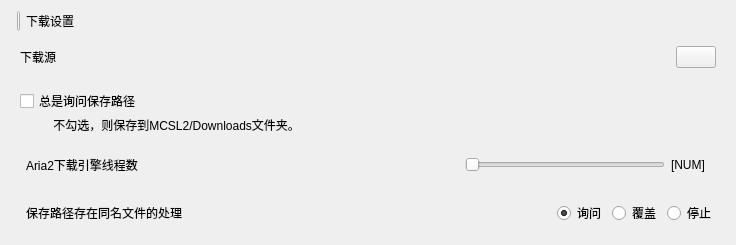
        <widget class="CardWidget" name="downloadSettings">
         <property name="sizePolicy">
          <sizepolicy hsizetype="Expanding" vsizetype="Fixed">
           <horstretch>0</horstretch>
           <verstretch>0</verstretch>
          </sizepolicy>
         </property>
         <property name="minimumSize">
          <size>
           <width>630</width>
           <height>245</height>
          </size>
         </property>
         <property name="maximumSize">
          <size>
           <width>16777215</width>
           <height>245</height>
          </size>
         </property>
         <layout class="QGridLayout" name="gridLayout_10">
          <item row="0" column="2">
           <widget class="StrongBodyLabel" name="downloadSettingsTitle">
            <property name="text">
             <string>下载设置</string>
            </property>
           </widget>
          </item>
          <item row="2" column="0" colspan="4">
           <widget class="QWidget" name="alwaysAskSaveDirectory" native="true">
            <property name="sizePolicy">
             <sizepolicy hsizetype="Expanding" vsizetype="Fixed">
              <horstretch>0</horstretch>
              <verstretch>0</verstretch>
             </sizepolicy>
            </property>
            <property name="minimumSize">
             <size>
              <width>0</width>
              <height>60</height>
             </size>
            </property>
            <property name="maximumSize">
             <size>
              <width>16777215</width>
              <height>60</height>
             </size>
            </property>
            <layout class="QGridLayout" name="gridLayout_14">
             <item row="0" column="1" rowspan="2">
              <spacer name="alwaysAskSaveDirectorySpacer">
               <property name="orientation">
                <enum>Qt::Horizontal</enum>
               </property>
               <property name="sizeHint" stdset="0">
                <size>
                 <width>317</width>
                 <height>39</height>
                </size>
               </property>
              </spacer>
             </item>
             <item row="1" column="0">
              <widget class="BodyLabel" name="alwaysAskSaveDirectoryInfo">
               <property name="text">
                <string>          不勾选，则保存到MCSL2/Downloads文件夹。</string>
               </property>
              </widget>
             </item>
             <item row="0" column="0">
              <widget class="CheckBox" name="alwaysAskSaveDirectoryCheckBox">
               <property name="text">
                <string>总是询问保存路径</string>
               </property>
              </widget>
             </item>
            </layout>
           </widget>
          </item>
          <item row="3" column="1" colspan="3">
           <widget class="QWidget" name="aria2Thread" native="true">
            <property name="sizePolicy">
             <sizepolicy hsizetype="Expanding" vsizetype="Fixed">
              <horstretch>0</horstretch>
              <verstretch>0</verstretch>
             </sizepolicy>
            </property>
            <layout class="QHBoxLayout" name="horizontalLayout_55">
             <item>
              <widget class="BodyLabel" name="aria2ThreadTitle">
               <property name="sizePolicy">
                <sizepolicy hsizetype="Fixed" vsizetype="Fixed">
                 <horstretch>0</horstretch>
                 <verstretch>0</verstretch>
                </sizepolicy>
               </property>
               <property name="text">
                <string>Aria2下载引擎线程数</string>
               </property>
              </widget>
             </item>
             <item>
              <spacer name="aria2ThreadSpacer">
               <property name="orientation">
                <enum>Qt::Horizontal</enum>
               </property>
               <property name="sizeHint" stdset="0">
                <size>
                 <width>321</width>
                 <height>20</height>
                </size>
               </property>
              </spacer>
             </item>
             <item>
              <widget class="Slider" name="aria2ThreadSlider">
               <property name="sizePolicy">
                <sizepolicy hsizetype="Fixed" vsizetype="Fixed">
                 <horstretch>0</horstretch>
                 <verstretch>0</verstretch>
                </sizepolicy>
               </property>
               <property name="minimumSize">
                <size>
                 <width>200</width>
                 <height>24</height>
                </size>
               </property>
               <property name="maximumSize">
                <size>
                 <width>200</width>
                 <height>24</height>
                </size>
               </property>
               <property name="focusPolicy">
                <enum>Qt::NoFocus</enum>
               </property>
               <property name="minimum">
                <number>1</number>
               </property>
               <property name="maximum">
                <number>16</number>
               </property>
               <property name="sliderPosition">
                <number>1</number>
               </property>
               <property name="orientation">
                <enum>Qt::Horizontal</enum>
               </property>
               <property name="invertedAppearance">
                <bool>false</bool>
               </property>
               <property name="invertedControls">
                <bool>false</bool>
               </property>
               <property name="tickPosition">
                <enum>QSlider::NoTicks</enum>
               </property>
               <property name="tickInterval">
                <number>1</number>
               </property>
              </widget>
             </item>
             <item>
              <widget class="BodyLabel" name="aria2ThreadNum">
               <property name="sizePolicy">
                <sizepolicy hsizetype="Fixed" vsizetype="Fixed">
                 <horstretch>0</horstretch>
                 <verstretch>0</verstretch>
                </sizepolicy>
               </property>
               <property name="minimumSize">
                <size>
                 <width>45</width>
                 <height>19</height>
                </size>
               </property>
               <property name="maximumSize">
                <size>
                 <width>45</width>
                 <height>19</height>
                </size>
               </property>
               <property name="text">
                <string>[NUM]</string>
               </property>
              </widget>
             </item>
            </layout>
           </widget>
          </item>
          <item row="4" column="1" colspan="3">
           <widget class="QWidget" name="saveSameFileException" native="true">
            <layout class="QHBoxLayout" name="horizontalLayout_4">
             <item>
              <widget class="BodyLabel" name="saveSameFileExceptionTitle">
               <property name="sizePolicy">
                <sizepolicy hsizetype="Fixed" vsizetype="Fixed">
                 <horstretch>0</horstretch>
                 <verstretch>0</verstretch>
                </sizepolicy>
               </property>
               <property name="text">
                <string>保存路径存在同名文件的处理</string>
               </property>
              </widget>
             </item>
             <item>
              <spacer name="saveSameFileExceptionSpacer">
               <property name="orientation">
                <enum>Qt::Horizontal</enum>
               </property>
               <property name="sizeHint" stdset="0">
                <size>
                 <width>235</width>
                 <height>20</height>
                </size>
               </property>
              </spacer>
             </item>
             <item>
              <widget class="RadioButton" name="saveSameFileExceptionToAsk">
               <property name="text">
                <string>询问</string>
               </property>
               <property name="checked">
                <bool>true</bool>
               </property>
              </widget>
             </item>
             <item>
              <widget class="RadioButton" name="saveSameFileExceptionToOverwrite">
               <property name="text">
                <string>覆盖</string>
               </property>
              </widget>
             </item>
             <item>
              <widget class="RadioButton" name="saveSameFileExceptionToStop">
               <property name="text">
                <string>停止</string>
               </property>
              </widget>
             </item>
            </layout>
           </widget>
          </item>
          <item row="1" column="0" colspan="4">
           <widget class="QWidget" name="downloadSource" native="true">
            <property name="sizePolicy">
             <sizepolicy hsizetype="Expanding" vsizetype="Fixed">
              <horstretch>0</horstretch>
              <verstretch>0</verstretch>
             </sizepolicy>
            </property>
            <layout class="QHBoxLayout" name="horizontalLayout_56">
             <item>
              <widget class="BodyLabel" name="downloadSourceTitle">
               <property name="sizePolicy">
                <sizepolicy hsizetype="Fixed" vsizetype="Fixed">
                 <horstretch>0</horstretch>
                 <verstretch>0</verstretch>
                </sizepolicy>
               </property>
               <property name="text">
                <string>下载源</string>
               </property>
              </widget>
             </item>
             <item>
              <spacer name="downloadSourceSpacer">
               <property name="orientation">
                <enum>Qt::Horizontal</enum>
               </property>
               <property name="sizeHint" stdset="0">
                <size>
                 <width>40</width>
                 <height>20</height>
                </size>
               </property>
              </spacer>
             </item>
             <item>
              <widget class="ComboBox" name="downloadSourceComboBox"/>
             </item>
            </layout>
           </widget>
          </item>
          <item row="0" column="1">
           <widget class="PrimaryPushButton" name="downloadSettingsIndicator">
            <property name="minimumSize">
             <size>
              <width>3</width>
              <height>20</height>
             </size>
            </property>
            <property name="maximumSize">
             <size>
              <width>3</width>
              <height>20</height>
             </size>
            </property>
            <property name="text">
             <string/>
            </property>
           </widget>
          </item>
          <item row="0" column="3">
           <spacer name="downloadSettingsSpacer">
            <property name="orientation">
             <enum>Qt::Horizontal</enum>
            </property>
            <property name="sizeHint" stdset="0">
             <size>
              <width>40</width>
              <height>20</height>
             </size>
            </property>
           </spacer>
          </item>
         </layout>
        </widget>
